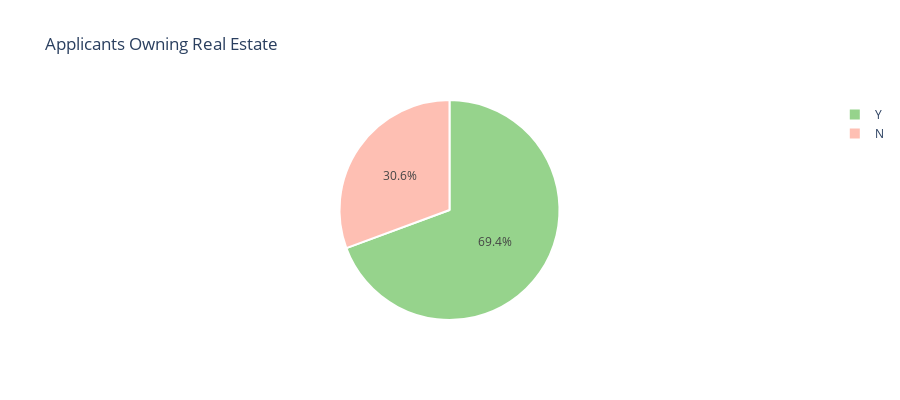
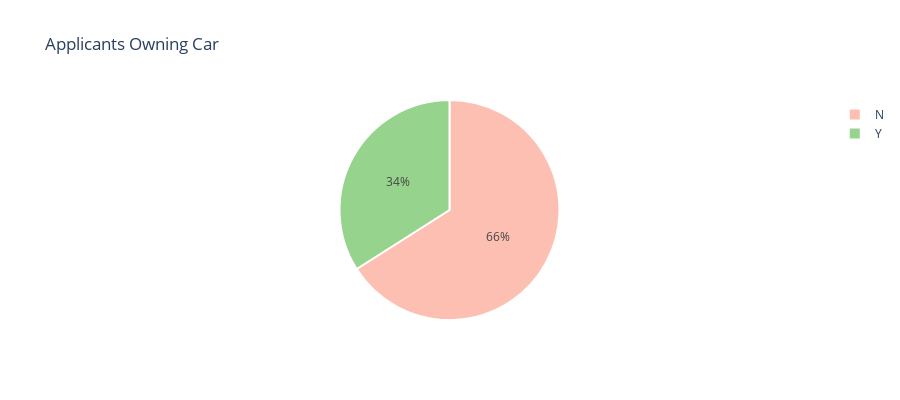
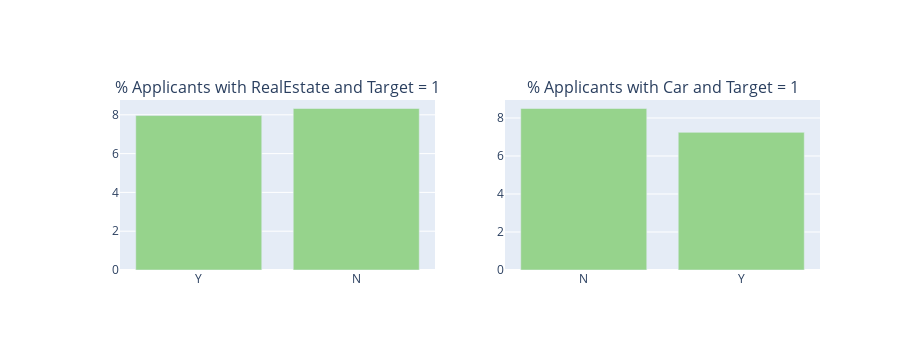

The notebook cell saved with these charts, in order:
### Markdown cell above
2.5. Applicants own Real Estate or Car ?

### Code cell
## real estate 
t = app_train['FLAG_OWN_REALTY'].value_counts()
labels = t.index
values = t.values
colors = ['#96D38C','#FEBFB3']
trace = go.Pie(labels=labels, values=values,
               textfont=dict(size=12),
               marker=dict(colors=colors,
                           line=dict(color='#fff', width=2)))
layout = go.Layout(title='Applicants Owning Real Estate', height=400)
fig = go.Figure(data=[trace], layout=layout)
iplot(fig)


t = app_train['FLAG_OWN_CAR'].value_counts()
labels = t.index
values = t.values
colors = ['#FEBFB3','#96D38C']
trace = go.Pie(labels=labels, values=values,
               textfont=dict(size=12),
               marker=dict(colors=colors,
                           line=dict(color='#fff', width=2)))
layout = go.Layout(title='Applicants Owning Car', height=400)
fig = go.Figure(data=[trace], layout=layout)
iplot(fig)


tr1, tr2 = gp('FLAG_OWN_REALTY', 'Applicants Owning Real Estate wrt Target Variable')
tr3, tr4 = gp('FLAG_OWN_CAR', 'Applicants Owning Car wrt Target Variable')
fig = tools.make_subplots(rows=1, cols=2, print_grid=False, 
                          subplot_titles = ["% Applicants with RealEstate and Target = 1", "% Applicants with Car and Target = 1"])
fig.append_trace(tr1, 1, 1);
fig.append_trace(tr3, 1, 2);
fig['layout'].update(height=350, showlegend=False, margin=dict(l=120));
iplot(fig);

### Figure 1 — Plotly figure (JSON) as saved in the notebook; plotly's stock layout.template omitted (floating-point values rounded to 4 significant figures)
{"data": [{"labels": ["Y", "N"], "marker": {"colors": ["#96D38C", "#FEBFB3"], "line": {"color": "#fff", "width": 2}}, "textfont": {"size": 12}, "type": "pie", "values": [213312, 94199]}], "layout": {"height": 400, "title": {"text": "Applicants Owning Real Estate"}}}

### Figure 2 — Plotly figure (JSON) as saved in the notebook; plotly's stock layout.template omitted (floating-point values rounded to 4 significant figures)
{"data": [{"labels": ["N", "Y"], "marker": {"colors": ["#FEBFB3", "#96D38C"], "line": {"color": "#fff", "width": 2}}, "textfont": {"size": 12}, "type": "pie", "values": [202924, 104587]}], "layout": {"height": 400, "title": {"text": "Applicants Owning Car"}}}

### Figure 3 — Plotly figure (JSON) as saved in the notebook; plotly's stock layout.template omitted (floating-point values rounded to 4 significant figures)
{"data": [{"marker": {"color": "#96D38C"}, "name": "Target : 1", "type": "bar", "x": ["Y", "N"], "xaxis": "x", "y": [7.962, 8.325], "yaxis": "y"}, {"marker": {"color": "#96D38C"}, "name": "Target : 1", "type": "bar", "x": ["N", "Y"], "xaxis": "x2", "y": [8.5, 7.244], "yaxis": "y2"}], "layout": {"annotations": [{"font": {"size": 16}, "showarrow": false, "text": "% Applicants with RealEstate and Target = 1", "x": 0.225, "xanchor": "center", "xref": "paper", "y": 1, "yanchor": "bottom", "yref": "paper"}, {"font": {"size": 16}, "showarrow": false, "text": "% Applicants with Car and Target = 1", "x": 0.775, "xanchor": "center", "xref": "paper", "y": 1, "yanchor": "bottom", "yref": "paper"}], "height": 350, "margin": {"l": 120}, "showlegend": false, "xaxis": {"anchor": "y", "domain": [0, 0.45]}, "xaxis2": {"anchor": "y2", "domain": [0.55, 1]}, "yaxis": {"anchor": "x", "domain": [0, 1]}, "yaxis2": {"anchor": "x2", "domain": [0, 1]}}}
